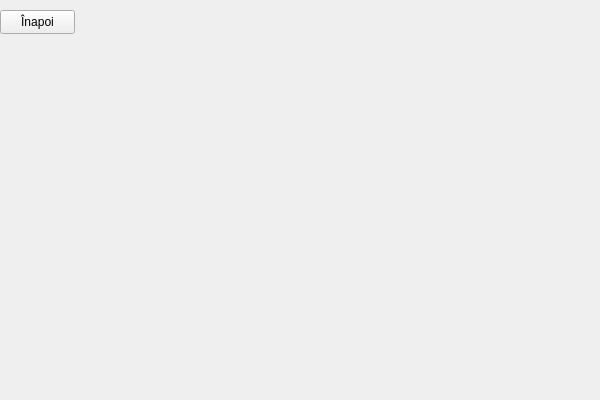
<?xml version="1.0" encoding="UTF-8"?>
<ui version="4.0">
 <class>ProfileClass</class>
 <widget class="QMainWindow" name="ProfileClass">
  <property name="geometry">
   <rect>
    <x>0</x>
    <y>0</y>
    <width>600</width>
    <height>400</height>
   </rect>
  </property>
  <property name="windowTitle">
   <string>Profile</string>
  </property>
  <widget class="QWidget" name="centralWidget">
   <widget class="QPushButton" name="pushButtonExit">
    <property name="geometry">
     <rect>
      <x>0</x>
      <y>10</y>
      <width>75</width>
      <height>24</height>
     </rect>
    </property>
    <property name="sizePolicy">
     <sizepolicy hsizetype="Minimum" vsizetype="Maximum">
      <horstretch>0</horstretch>
      <verstretch>0</verstretch>
     </sizepolicy>
    </property>
    <property name="text">
     <string>Înapoi</string>
    </property>
    <property name="flat">
     <bool>false</bool>
    </property>
   </widget>
  </widget>
 </widget>
 <layoutdefault spacing="6" margin="11"/>
 <resources/>
 <connections/>
</ui>
